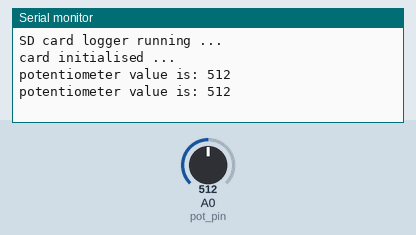
A sketch run on a simulated Arduino Uno, built with avr-gcc and run on an emulated ATmega328P. Parts: the last lines printed to the serial monitor. Inputs (shaded band) come from the test bench; at power-on: A0 (pot_pin) = 512. Storage starts empty.

Above: at 2.8 s.
2.9 s: A0 (pot_pin) set to 716
At 3.8 s:
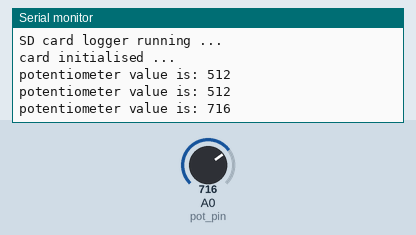
4.4 s: A0 (pot_pin) set to 900
At 5.8 s:
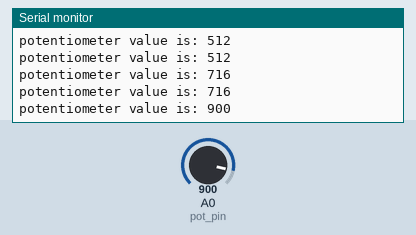
Timing chart, 0 to 7.4 s (numbered marks = the images above; inputs shaded):
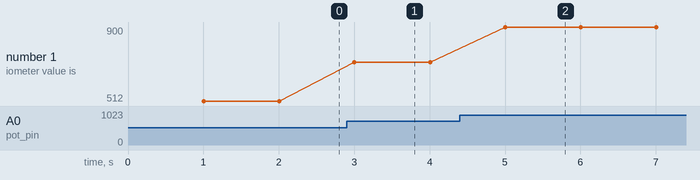

Measured:
- after the input at 2.9 s, the serial monitor: prints a new line after 0.10 s (image 1)
- after the input at 4.4 s, the serial monitor: prints a new line after 0.61 s (image 2)
- plotted number 1: 512 → 716 after the input at 2.9 s, 716 → 900 after the input at 4.4 s

The sketch:

4_sd_card_data_logger.ino
```cpp
/**
 * 4_sd_card_data_logger.ino
 *
 * simple sketch to log the value from a potentiometer every
 * 1000 ms
 *
 * author: alex shenfield
 * date:   24-10-2022
 */

// LIBRARY IMPORTS

// include the spi and sd card libraries
#include <SPI.h>
#include <SD.h>

// INITIAL VARIABLES

// define the update interval
#define UPDATE_INTERVAL 1000

// PINS

// the potentiometer is connected to pin A0
const int pot_pin = A0;

// the sd card chip select (ccs) is connected to pin 4
const int chip_select = 4;

// TIMING

// timing variables ...
long previous_time = 0;

// CODE

// this method runs once (when the sketch starts)
void setup()
{
  // start serial comms and wait until its up and running
  Serial.begin(115200);
  while (!Serial)
  {
    delay(10);
  }
  Serial.println("SD card logger running ...");

  // see if the sd card is present and can be initialized
  if (!SD.begin(chip_select)) {
    return;
  }
  Serial.println("card initialised ...");

}

// this method loops continuously
void loop()
{
  // get the current time this time round the loop
  unsigned long current_time = millis();

  // if the set time interval has elapsed ...
  if (current_time - previous_time > UPDATE_INTERVAL)
  {
    // read the potentiometer
    int pot_val = analogRead(pot_pin);

     // print the value of the potentiometer to serial
    Serial.print("potentiometer value is: ");
    Serial.println(pot_val);

    // open the logfile
    File logfile = SD.open("log.txt", FILE_WRITE);

    // if the logfile is open the write the current time and
    // potentiometer value to it in csv format
    if (logfile)
    {
      logfile.print(current_time);
      logfile.print(",");
      logfile.println(pot_val);
      logfile.close();
    }
    else
    {
      Serial.println("error opening file!");
    }

    // set the previous time to the current time
    previous_time = current_time;
  }
}
```
